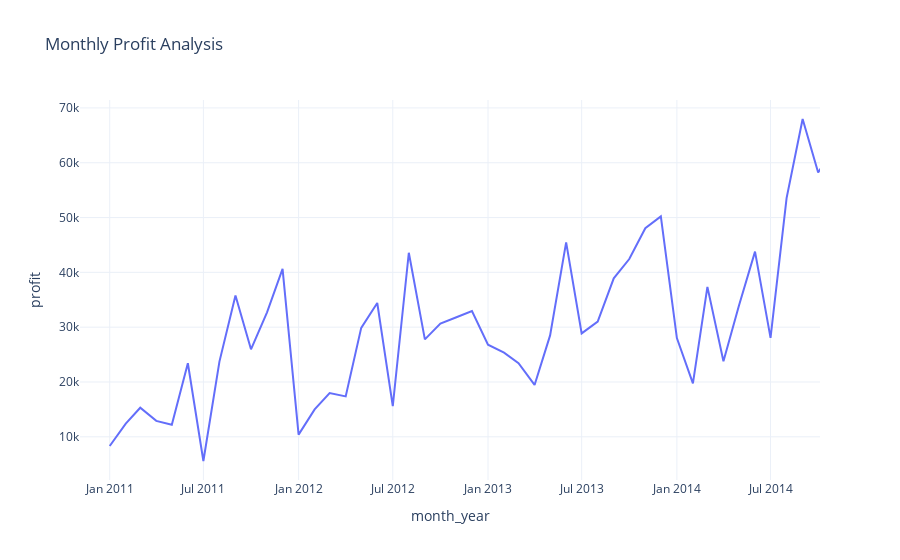

The code cell stored with this chart in its notebook:
### Code cell
profit_by_month = df.groupby('month_year')['profit'].sum().reset_index()
fig = px.line(profit_by_month,
             x = 'month_year',
             y = 'profit',
             title= 'Monthly Profit Analysis')
fig.show()

### Figure 1 — Plotly figure (JSON) as saved in the notebook; plotly's stock layout.template omitted (floating-point values rounded to 4 significant figures)
{"data": [{"hovertemplate": "month_year=%{x}<br>profit=%{y}<extra></extra>", "legendgroup": "", "line": {"color": "#636efa", "dash": "solid"}, "marker": {"symbol": "circle"}, "mode": "lines", "name": "", "orientation": "v", "showlegend": false, "type": "scatter", "x": ["2011-01", "2011-02", "2011-03", "2011-04", "2011-05", "2011-06", "2011-07", "2011-08", "2011-09", "2011-10", "2011-11", "2011-12", "2012-01", "2012-02", "2012-03", "2012-04", "2012-05", "2012-06", "2012-07", "2012-08", "2012-09", "2012-10", "2012-11", "2012-12", "2013-01", "2013-02", "2013-03", "2013-04", "2013-05", "2013-06", "2013-07", "2013-08", "2013-09", "2013-10", "2013-11", "2013-12", "2014-01", "2014-02", "2014-03", "2014-04", "2014-05", "2014-06", "2014-07", "2014-08", "2014-09", "2014-10", "2014-11", "2014-12"], "xaxis": "x", "y": [8322.0, 12420.0, 15300.0, 12900.0, 12180.0, 23420.0, 5585.0, 23710.0, 35780.0, 25960.0, 32710.0, 40650.0, 10400.0, 15000.0, 17990.0, 17370.0, 29880.0, 34410.0, 15590.0, 43570.0, 27780.0, 30660.0, 31820.0, 32950.0, 26810.0, 25340.0, 23430.0, 19460.0, 28500.0, 45480.0, 28860.0, 31020.0, 38910.0, 42430.0, 48060.0, 50200.0, 28000.0, 19750.0, 37360.0, 23780.0, 33950.0, 43780.0, 28040.0, 53540.0, 67980.0, 58210.0, 62860.0, 46920.0], "yaxis": "y"}], "layout": {"autosize": true, "legend": {"tracegroupgap": 0}, "title": {"text": "Monthly Profit Analysis"}, "xaxis": {"anchor": "y", "autorange": false, "domain": [0, 1], "range": ["2010-11-04 13:41:12.2892", "2014-10-04 13:41:12.2892"], "title": {"text": "month_year"}, "type": "date"}, "yaxis": {"anchor": "x", "autorange": true, "domain": [0, 1], "range": [2119.0, 71450.0], "title": {"text": "profit"}, "type": "linear"}}}
